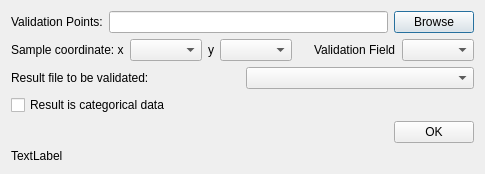
<?xml version="1.0" encoding="UTF-8"?>
<ui version="4.0">
 <class>Validation</class>
 <widget class="QDialog" name="Validation">
  <property name="geometry">
   <rect>
    <x>0</x>
    <y>0</y>
    <width>485</width>
    <height>168</height>
   </rect>
  </property>
  <property name="windowTitle">
   <string>Dialog</string>
  </property>
  <layout class="QVBoxLayout" name="verticalLayout">
   <item>
    <layout class="QHBoxLayout" name="horizontalLayout">
     <item>
      <widget class="QLabel" name="label_1">
       <property name="text">
        <string>Validation Points:</string>
       </property>
      </widget>
     </item>
     <item>
      <widget class="QLineEdit" name="lineEdit_sample"/>
     </item>
     <item>
      <widget class="QPushButton" name="btn_browse">
       <property name="text">
        <string>Browse</string>
       </property>
      </widget>
     </item>
    </layout>
   </item>
   <item>
    <layout class="QHBoxLayout" name="horizontalLayout_3">
     <item>
      <widget class="QLabel" name="label_3">
       <property name="text">
        <string>Sample coordinate: x</string>
       </property>
      </widget>
     </item>
     <item>
      <widget class="QComboBox" name="comboBox_fieldx"/>
     </item>
     <item>
      <widget class="QLabel" name="label_4">
       <property name="text">
        <string>y</string>
       </property>
      </widget>
     </item>
     <item>
      <widget class="QComboBox" name="comboBox_fieldy"/>
     </item>
     <item>
      <spacer name="horizontalSpacer">
       <property name="orientation">
        <enum>Qt::Horizontal</enum>
       </property>
       <property name="sizeHint" stdset="0">
        <size>
         <width>40</width>
         <height>20</height>
        </size>
       </property>
      </spacer>
     </item>
     <item>
      <widget class="QLabel" name="label_2">
       <property name="text">
        <string>Validation Field</string>
       </property>
      </widget>
     </item>
     <item>
      <widget class="QComboBox" name="comboBox_fieldname"/>
     </item>
    </layout>
   </item>
   <item>
    <layout class="QHBoxLayout" name="horizontalLayout_2">
     <item>
      <widget class="QLabel" name="label">
       <property name="text">
        <string>Result file to be validated:</string>
       </property>
      </widget>
     </item>
     <item>
      <widget class="QComboBox" name="comboBox"/>
     </item>
    </layout>
   </item>
   <item>
    <widget class="QCheckBox" name="checkBox">
     <property name="text">
      <string>Result is categorical data</string>
     </property>
    </widget>
   </item>
   <item>
    <layout class="QHBoxLayout" name="horizontalLayout_4">
     <item>
      <spacer name="horizontalSpacer_2">
       <property name="orientation">
        <enum>Qt::Horizontal</enum>
       </property>
       <property name="sizeHint" stdset="0">
        <size>
         <width>40</width>
         <height>20</height>
        </size>
       </property>
      </spacer>
     </item>
     <item>
      <widget class="QPushButton" name="btn_ok">
       <property name="text">
        <string>OK</string>
       </property>
      </widget>
     </item>
    </layout>
   </item>
   <item>
    <widget class="QLabel" name="label_result">
     <property name="text">
      <string>TextLabel</string>
     </property>
    </widget>
   </item>
  </layout>
 </widget>
 <resources/>
 <connections/>
</ui>
